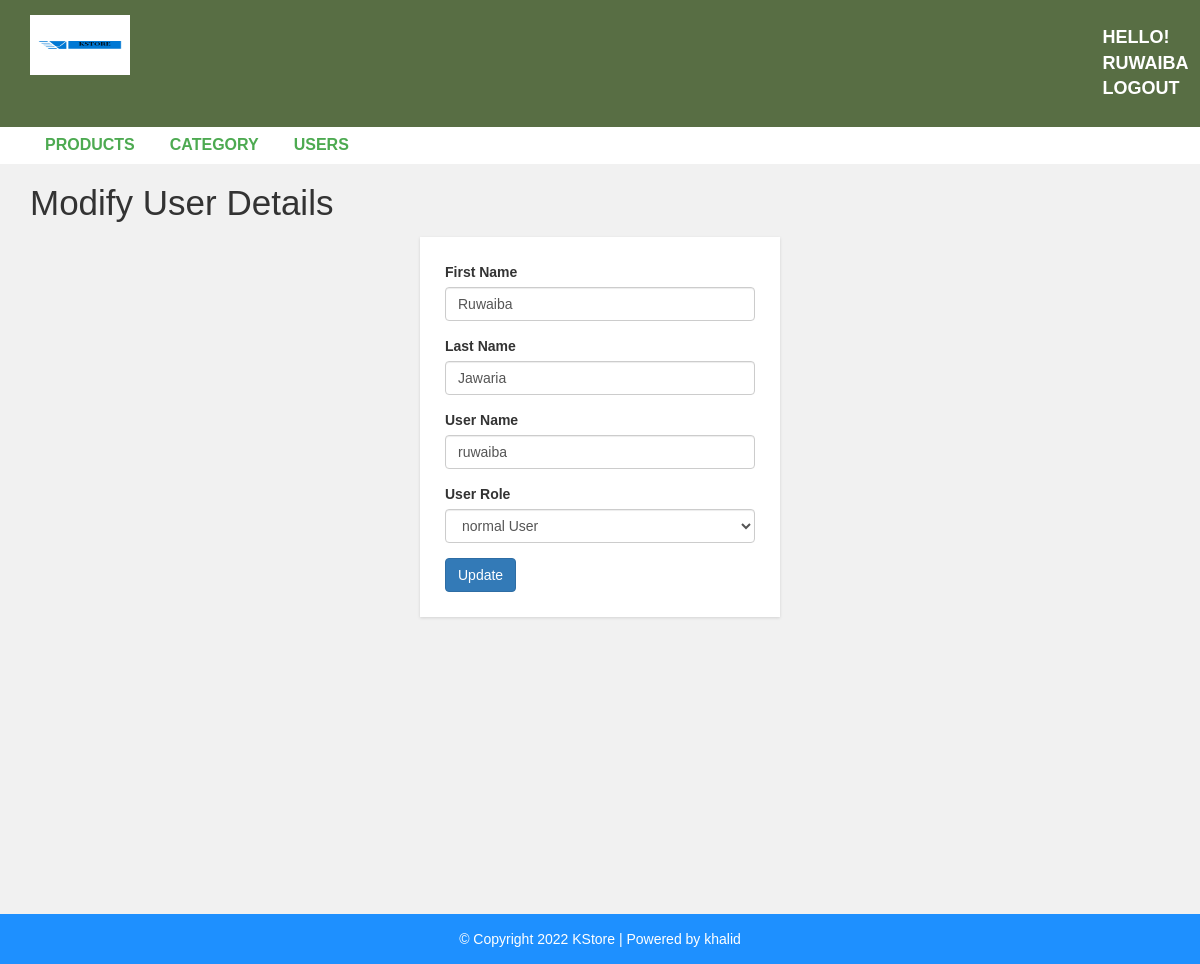
The app's page /admin/update-user.php?id=33 (signed in) with its own data.
### tables this page shows
CREATE TABLE `user` (
  `user_id` int(10) UNSIGNED NOT NULL,
  `first_name` varchar(30) NOT NULL,
  `last_name` varchar(30) NOT NULL,
  `username` varchar(30) DEFAULT NULL,
  `password` varchar(40) DEFAULT NULL,
  `role` varchar(40) NOT NULL
);

### admin/update-user.php (the view, shortened to what this page needs)
<?php include "header.php"; ?>
<?php
        include('config.php');
        $id = $_GET['id'];
        $query = "SELECT * FROM `user` WHERE `user_id` = '$id'";
        $result = mysqli_query($conn , $query);
        $row = mysqli_fetch_row($result);
    ?>
  <div id="admin-content">
      <div class="container">
          <div class="row">
              <div class="col-md-12">
                  <h1 class="admin-heading">Modify User Details</h1>
              </div>
              <div class="col-md-offset-4 col-md-4">
                  <form  action="" method ="POST">
                          <div class="form-group">
                          <label>First Name</label>
                          <input type="text" name="f_name" class="form-control" value="<?php echo $row['1']; ?>" placeholder="" required>
                      </div>
                      <div class="form-group">
                          <label>Last Name</label>
                          <input type="text" name="l_name" class="form-control" value="<?php echo $row['2']; ?>" placeholder="" required>
                      </div>
                      <div class="form-group">
                          <label>User Name</label>
                          <input type="text" name="username" class="form-control" value="<?php echo $row['3']; ?>" placeholder="" required>
                      </div>
                      <div class="form-group">
                          <label>User Role</label>
                          <select class="form-control" name="role" value="<?php echo $row['4']; ?>">
                              <option value="Normal User">normal User</option>
                          </select>
                      </div>
                      <input type="submit" name="btnupdate" class="btn btn-primary" value="Update" required />
                  </form>
              </div>
          </div>
      </div>
  </div>
<?php include "footer.php"; ?>

### css/style.css (style rules this page uses)
body { background: #f1f1f1; font-family: sans-serif,arial,Helvetica; }
#admin-content { padding: 20px 0; min-height: 750px; }
#admin-content .admin-heading { font-size: 35px; margin: 0 0 15px; }
form { background: #fff; padding: 25px; box-shadow:0 1px 3px rgba(0, 0, 0, 0.13); }

### records on screen
user: f_name "Ruwaiba", l_name "Jawaria", username "ruwaiba", role "normal User"

### other values on screen
$_SESSION['username'] "RUWAIBA"
